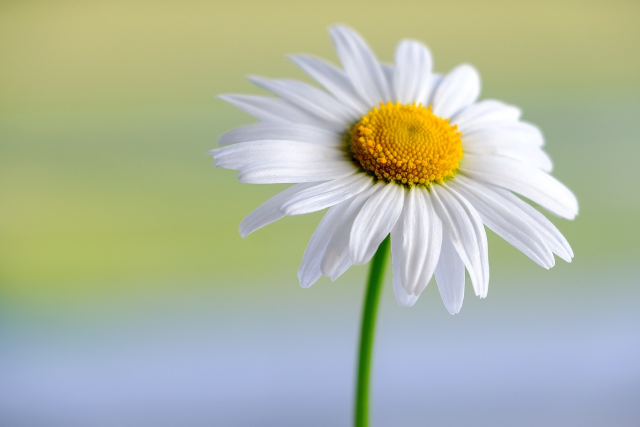
#> input picture flower2.jpg, 1280 x 853 px, given in place of flower1.jpg, which was not available (shown at 1/2 size)
$ python E14_Detect_Similar_Patern_img.py
#> lines starting #> are read from the running program, lines starting #| are printed output that depends on the picture; pictures that were not available may be replaced by others from this repository, and a replacement may not be noted
import cv2
import numpy as np
import matplotlib.pyplot as plt


img_temp = cv2.imread('flower1.jpg',0)
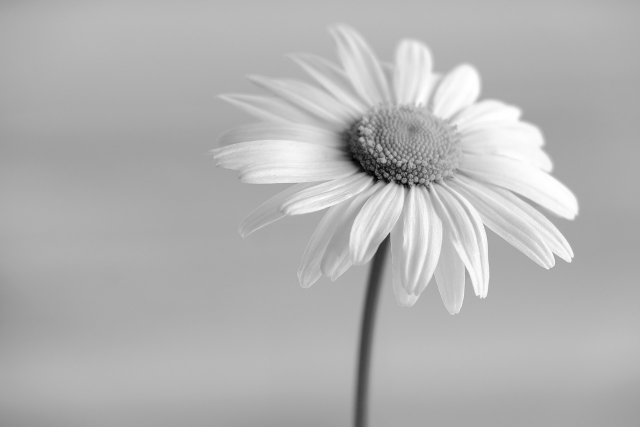
#> img_temp: shape (853, 1280) (shown at 1/2 size); min 0, max 255, mean 178.8
img = cv2.imread('flower3.jpg',0)
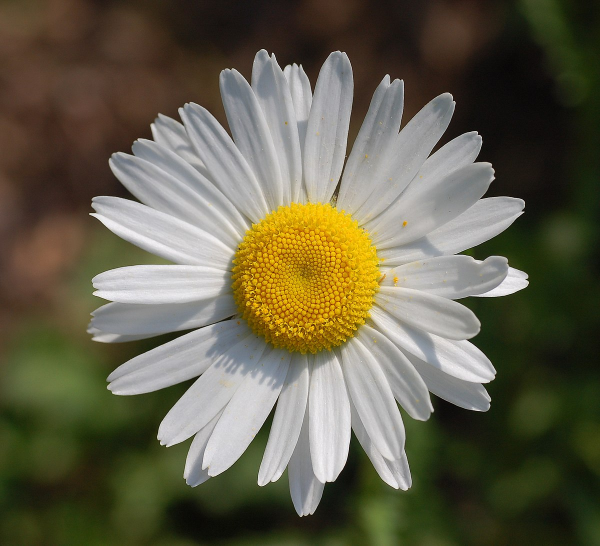
#> input picture flower3.jpg, 1200 x 1091 px (shown at 1/2 size)
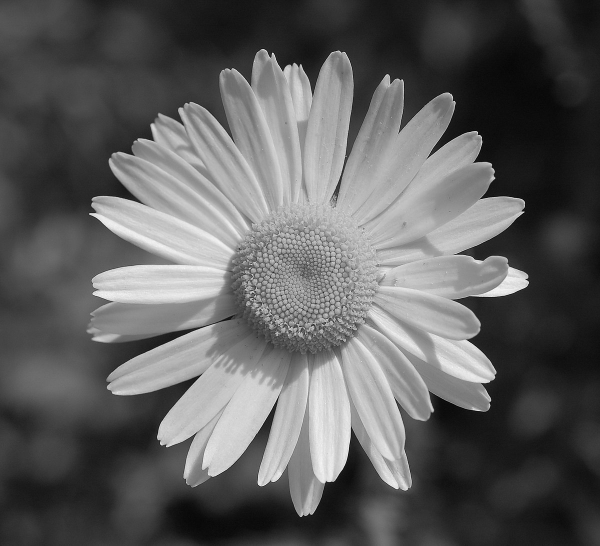
#> img: shape (1091, 1200) (shown at 1/2 size); min 0, max 255, mean 94.1

orb = cv2.ORB.create()

kp1,des1 = orb.detectAndCompute(img_temp,None)
#> kp1 = 500 keypoints; strongest (x, y, size): (815, 373, 92.6), (813, 373, 111.1), (814, 373, 77.1), (749, 361, 92.6)
kp2,des2 = orb.detectAndCompute(img,None)
#> kp2 = 500 keypoints; strongest (x, y, size): (957, 268, 31), (1047, 424, 31), (545, 106, 31), (955, 265, 31)

bf = cv2.BFMatcher(cv2.NORM_HAMMING, crossCheck=True)

matches = bf.match(des1,des2)
#> matches = 88 matches
matches = sorted(matches,key=lambda  x: x.distance)

img_out = cv2.drawMatches(img,kp2,img_temp,kp1,matches[:10],None,flags=2)
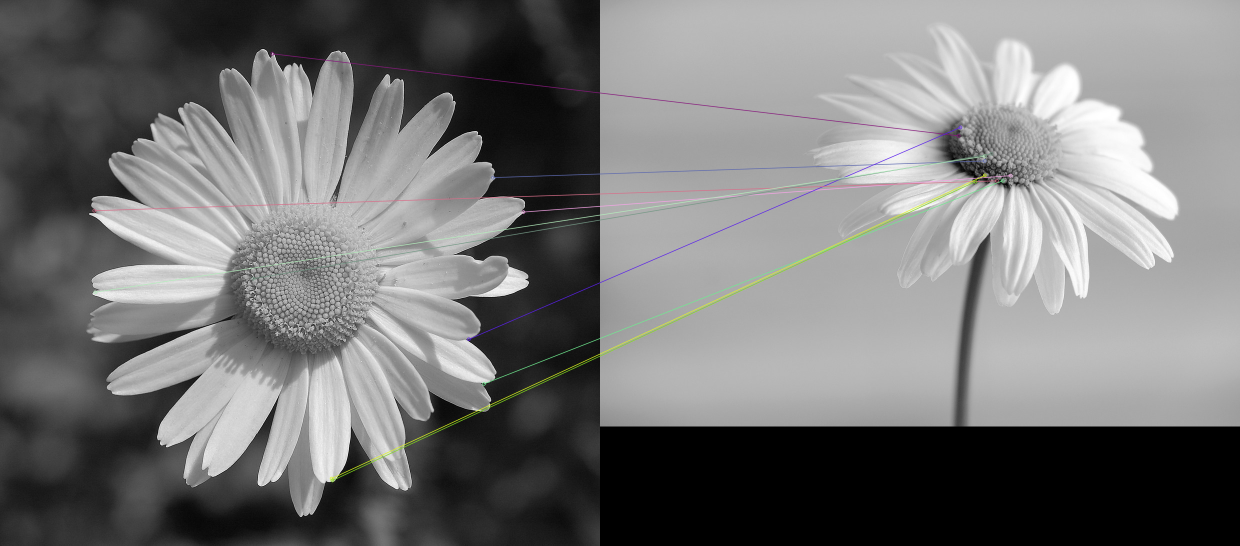
#> img_out: shape (1091, 2480, 3) (shown at 1/2 size); mean of channels 0, 1, 2 117.7, 117.8, 117.8; drawn as B, G, R
plt.imshow(img_out)
plt.show()
